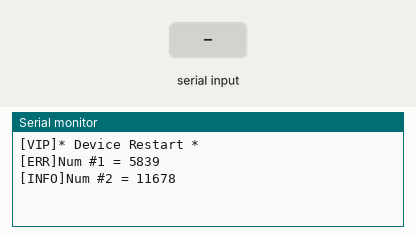
Recording of a sketch running on a simulated Arduino Uno, built with avr-gcc and run on an emulated ATmega328P. On the bench: the last lines printed to the serial monitor. The inputs (shaded band) are chosen by the test bench.

Above: at 1.2 s.
1.3 s: "1" received over Serial
At 2.6 s:
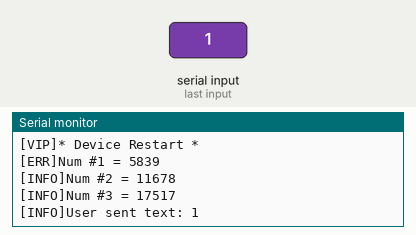
3.5 s: "0" received over Serial
At 4.8 s:
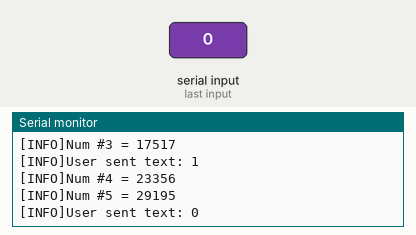
5.0 s: "2" received over Serial
At 5.8 s:
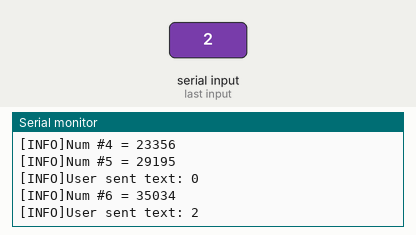

Measured:
- after the input at 1.3 s, the serial monitor: prints a new line after 0.73 s (image 1)
- after the input at 3.5 s, the serial monitor: prints a new line after 0.53 s (image 2)
- after the input at 5.0 s, the serial monitor: prints a new line at once (image 3)

The sketch:

Logging.ino
```cpp
long num = 0L;

const int INFO = 0;
const int VIP = 1;
const int WARN = 2;
const int ERR = 3;

void setup()
{
  Serial.begin(9600);

  printLog(VIP, "* Device Restart *");
}

void printLog(int lvl, String msg)
{
  String prefix = "";
  if(lvl == INFO) prefix = "[INFO]";
  if(lvl == VIP) prefix = "[VIP]";
  if(lvl == WARN) prefix = "[WARN]";
  if(lvl == ERR) prefix = "[ERR]";

  Serial.print(prefix);
  Serial.println(msg);
}

void loop()
{
  num++;

  int mn = 10000000;

  String s = "Num #";
  s += num;
  s += " = ";
  s += (num * 5839) % 1000000;

  if(num % 20 == 0) printLog(VIP, s);
  else if(num % 20 == 14) printLog(WARN, s);
  else if(num % 30 == 1) printLog(ERR, s);
  else printLog(INFO, s);

  String s1 = "";
  while(Serial.available() > 0)
    s1 += (char)Serial.read();

  if(s1.length() > 0)
  {
    s1 = "User sent text: " + s1;
    printLog(INFO, s1);
  }

  delay(1000);
}
```
